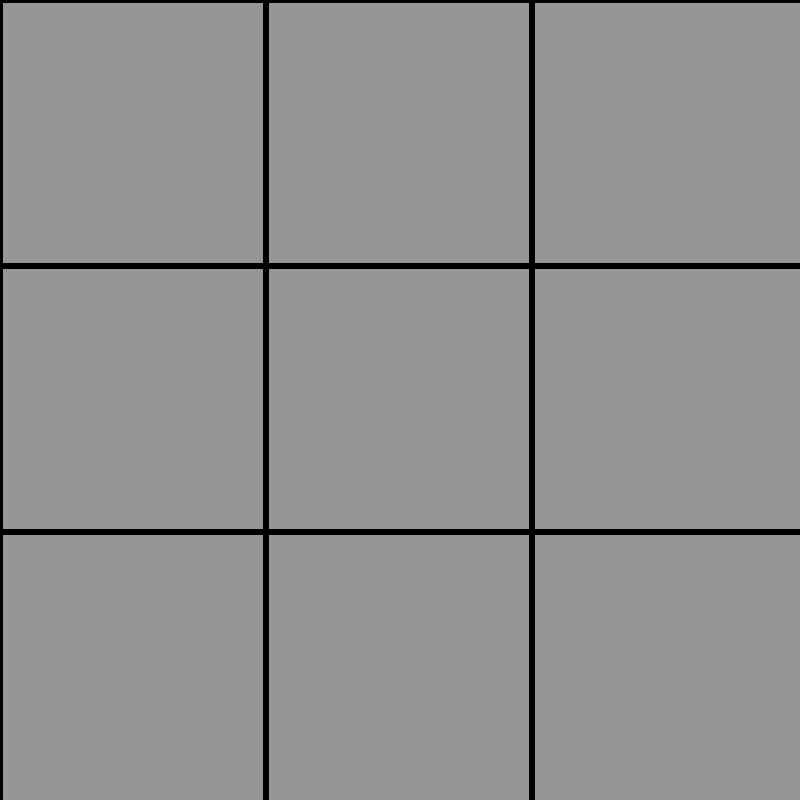
Frame 1 (no input)
Frame 60 (no input): identical to frame 1, image omitted
Frame 120 (the mouse pressed at the canvas centre since frame 60): identical to frame 1, image omitted

The p5.js sketch that drew this single still picture (run headless with seeded random() and noise() and a simulated clock; from frame 60 on, the mouse is pressed at the canvas centre):

// p5.js sketch
// ── sketch.js
let cellSize;
let board;
let playing;
function setup() {
  playing = 1;
  createCanvas(800, 800);
  cellSize = floor(height / 3);
  board = Array();
  for (let i = 0; i < 3; i++) {
    board.push([0, 0, 0]);
  }
}

function draw() {
  background(150);
  drawGrid();
  drawBoard();
}

function drawGrid() {
  strokeWeight(6);
  for (let i = 0; i < 3; i++) {
    line(cellSize * i, 0, cellSize * i, width);
    line(0, cellSize * i, width, cellSize * i);
  }
}
function mouseClicked() {
  let cellX = floor((3 * mouseX) / 800);
  let cellY = floor((3 * mouseY) / 800);
  console.log(cellX, cellY);
  board[cellX][cellY] = playing;
  if (playing == 1) {
    playing = 2;
  } else {
    playing = 1;
  }
  console.table(board);
}

function drawX(x, y) {
  push();
	let step = cellSize/4
  translate(x * cellSize + cellSize / 2, y * cellSize + cellSize / 2);
  line(-step, -step, step, step);
  line(-step, step, step, -step);
  pop();
}
function drawO(x, y) {
  let step = cellSize / 2  ;
  circle(step + x * cellSize, step + y * cellSize, 150);
}

function drawBoard() {
  for (let i = 0; i < 3; i++) {
    for (let j = 0; j < 3; j++) {
      if (board[i][j] == 1) {
        drawX(i, j);
      } else if (board[i][j] == 2) {
        drawO(i, j);
      }
    }
  }
}
